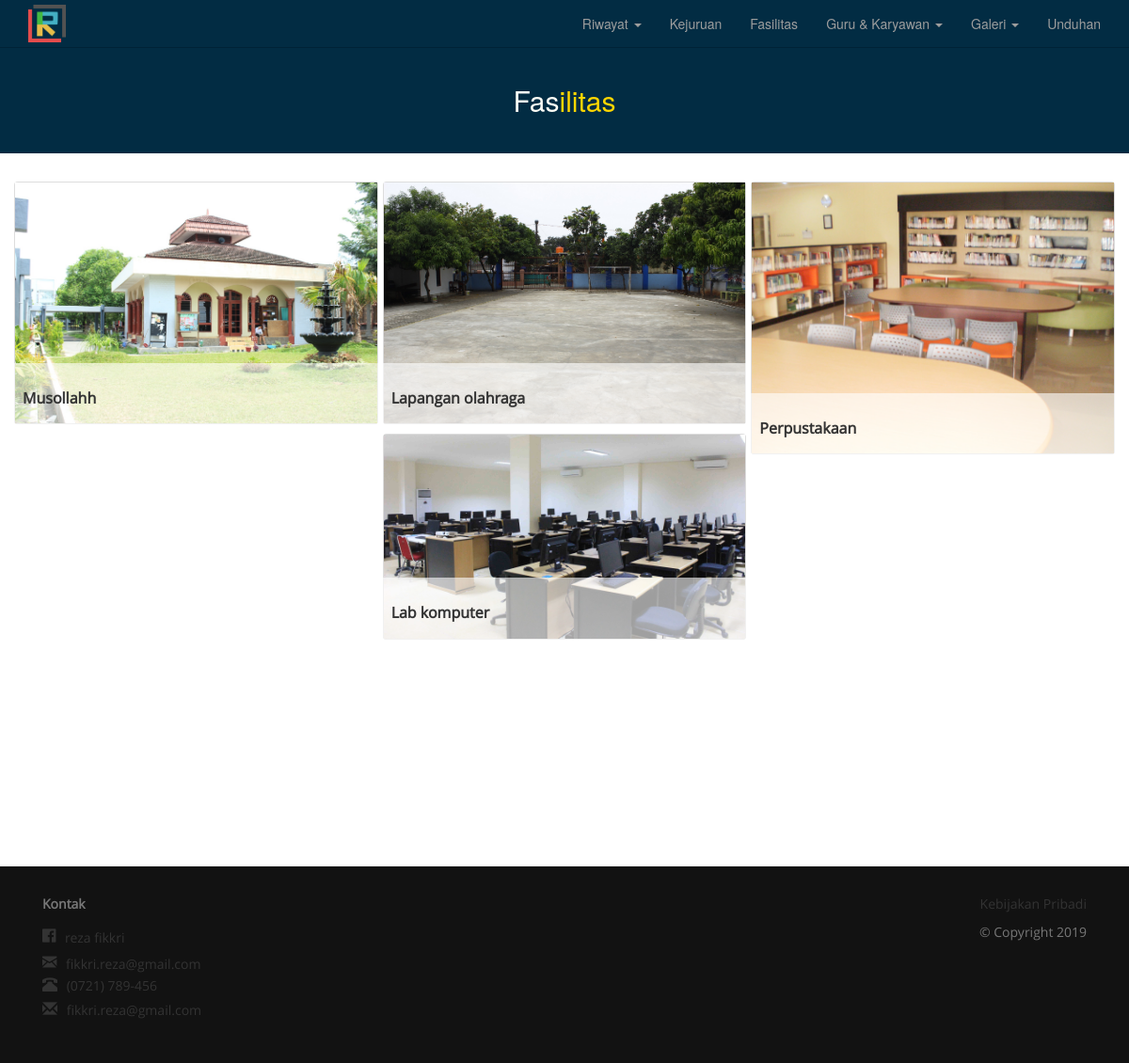
Before: /index.php/fasilitas with the older database file.
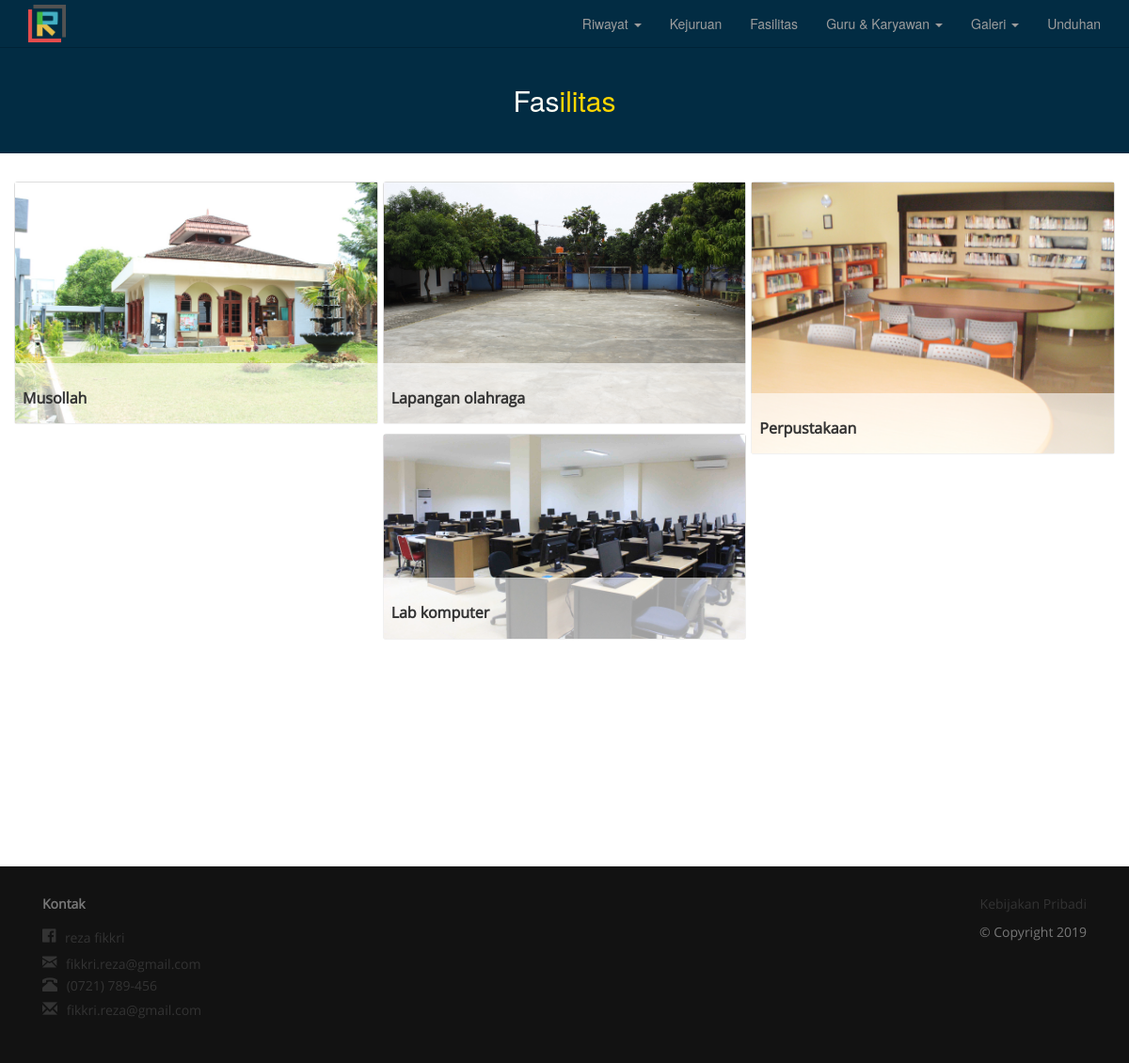
After: the same page with the newer database file.
### tables this page shows
CREATE TABLE `logo_sekolah` (
  `logo_sekolah_id` varchar(36) NOT NULL,
  `file_name` varchar(36) NOT NULL
);

CREATE TABLE `fasilitas` (
  `fasilitas_id` varchar(36) NOT NULL,
  `url_img` varchar(100) NOT NULL,
  `keterangan` varchar(50) NOT NULL
);

CREATE TABLE `kontak` (
  `kontak_id` varchar(36) NOT NULL,
  `no_telp` varchar(32) NOT NULL,
  `email` varchar(32) NOT NULL,
  `facebook` varchar(32) NOT NULL,
  `alamat` text NOT NULL
);

### application/libraries/Template.php (called while the page is built)
<?php if ( ! defined('BASEPATH')) exit('No direct script access allowed');
class Template {
		var $template_data = array();
		function set($name, $value)
		{
			$this->template_data[$name] = $value;
		}
		function load($template = '', $view = '' , $view_data = array(), $return = FALSE)
		{
			$ci = & get_instance();
			$this->set('contents', $ci->load->view($view, $view_data, TRUE));
			return $ci->load->view($template, $this->template_data, $return);
		}
}

### application/controllers/Fasilitas.php (called while the page is built, shortened)
<?php
class Fasilitas extends CI_Controller {
	function index() {
		$data['fasilitas'] = $this->fasilitas->getFasilitas();
		$this->template->load('template','fasilitas/fasilitas',$data);
	}
}

### index.php (called while the page is built, shortened)
<?php
require_once BASEPATH.'core/CodeIgniter.php';

### application/models/Model_fasilitas.php (called while the page is built, shortened)
<?php
class Model_fasilitas extends CI_Model {
	public function getFasilitas() {
		return $this->db->get('fasilitas')->result();
	}
}

### application/models/Model_settings.php (called while the page is built, shortened)
<?php
class Model_settings extends CI_Model {
	public function tampilLogoSekolah() {
	    return $this->db->get('logo_sekolah');
	}
}

### application/helpers/get_logo_sekolah_in_all_page_helper.php (called while the page is built, shortened)
<?php if ( ! defined('BASEPATH')) exit('No direct script access allowed');
function getLogo() {
	$ci = & get_instance();
	$logo = $ci->settings->tampilLogoSekolah()->row_array();
    if($logo && file_exists("assets/img/logo sekolah/".$logo['file_name'])) {
        return base_url('assets/img/logo sekolah/'.$logo['file_name']);
    } else {
        return 'School Website';
    }
}

### application/models/Model_kontak.php (called while the page is built, shortened)
<?php
class Model_kontak extends CI_Model {
	public function getKontak() {
		return $this->db->get('kontak');
	}
}

### application/helpers/tampil_kontak_for_footer_helper.php (called while the page is built, shortened)
<?php if ( ! defined('BASEPATH')) exit('No direct script access allowed');
function get_kontak_for_footer() {
	$ci = & get_instance();
	return $ci->kontak->getKontak()->row();
}

### application/views/fasilitas/fasilitas.php (the view)
<div class="fasilitas">
	<center><h2>Fas<span>ilitas</span></h2></center>
	<div class="container">
		<div class="row">
		<?php if($fasilitas) : foreach($fasilitas as $r) : ?>
			<div class="thumbnail">
				<?php if(!empty(trim($r->url_img))) : ?>
				<img class="lazy" data-src="<?= $r->url_img; ?>" alt="">
				<?php else: ?>
				<img src="<?= base_url('assets/img/noImage.png'); ?>" alt="">
				<?php endif; ?>
			    <div class="caption">
			        <h3><?= $r->keterangan; ?></h3>
			    </div>
			</div>
		<?php endforeach; endif; ?>
		</div>
	</div>
</div>

### application/views/template.php (shortened to what this page needs)
<!DOCTYPE html>
<html lang="en">
  <head>
    <link href="<?= base_url('assets/css/bootstrap.min.css'); ?>" rel="stylesheet">
    <link href="<?= base_url('assets/css/sisbw.css'); ?>" rel="stylesheet">
    <link rel="stylesheet" href="<?= base_url('assets/plugin/foundation-icons/foundation-icons.css'); ?>">
  </head>
  <body>
    <nav class="navbar navbar-inverse navbar-fixed-top">
      <div class="container">
        <div class="navbar-header">
          <?= anchor('home', '<img alt="School Website" width="40" class="lazy" data-src="'.getLogo().'" src="">', ['class'=>'navbar-brand']); ?>
        </div>
        <div id="navbar" class="navbar-collapse collapse">
          <ul class="nav navbar-nav navbar-right">
            <li class="dropdown">
              <a href="#" class="dropdown-toggle" data-toggle="dropdown" role="button" aria-haspopup="true" aria-expanded="false">Riwayat <span class="caret"></span></a>
            </li>
            <li><?= anchor('kejuruan','Kejuruan'); ?></li>
            <li><?= anchor('fasilitas','Fasilitas'); ?></li>
            <li class="dropdown">
              <a href="#" class="dropdown-toggle" data-toggle="dropdown" role="button" aria-haspopup="true" aria-expanded="false">Guru & Karyawan <span class="caret"></span></a>
            </li>
            <li class="dropdown">
              <a href="#" class="dropdown-toggle" data-toggle="dropdown" role="button" aria-haspopup="true" aria-expanded="false">Galeri <span class="caret"></span></a>
            </li>
            <li><?= anchor('downloadFile','Unduhan'); ?></li>
          </ul>
        </div>
      </div>
    </nav>
    <?= $contents; ?>
    <footer class="footer">
      <div class="container">
	        <div class="col-md-3 social">
              <p class="text-muted">Kontak</p>
              <ul>
                <li><span class="fi fi-social-facebook"></span> <?= get_kontak_for_footer()->facebook??''; ?></li>
                <li><span class="fi fi-mail"></span> <?= get_kontak_for_footer()->email??''; ?></li>
                <li><span class="glyphicon glyphicon-phone-alt"></span> <?= get_kontak_for_footer()->no_telp??''; ?></li>
                <li><span class="glyphicon glyphicon-envelope"></span> <?= get_kontak_for_footer()->email??''; ?></li>
              </ul>
	        </div>
	        <div class="col-md-2 col-md-offset-7">
	        	<p class="text-muted right"><?= anchor('home/privacyPolicy','Kebijakan Pribadi') ?></p>
            <p class="text-muted right">&copy; Copyright 2019</p>
	        </div>
        </div>
    </footer>
  </body>
</html>

### assets/css/sisbw.css (style rules this page uses)
html { position: relative; min-height: 100%; }
body { padding-top: 50px; }
ul li { list-style-type: none; }
a { color: #333; }
footer { position: absolute; bottom: 0; width: 100%; background-color: #121212; padding: 30px 0; font-family: open_sansregular; z-index: 2; }
footer .text-muted.right { text-align: right; }
footer .social p { font-weight: bold; }
footer .social ul { padding: 0; }
footer .social span { font-size: 20px; margin-right: 6px; }
footer .social span.glyphicon { font-size: 16px; margin-bottom: 10px; }
.galeriFoto center, .galeriVideo center, .fasilitas center, .kontak center, center.kejuruanC { background-color: #022c43; padding: 50px 0; padding-bottom: 30px; width: 100%; margin-top: -30px; margin-bottom: 30px; color: #fdfdf6; }
.galeriFoto center h2 span, .galeriVideo center h2 span, .fasilitas center h2 span, .kontak center h2 span, center.kejuruanC h2 span { color: gold; }
.navbar-inverse { background-color: #022c43; border-bottom-color: #002336; }
.navbar-inverse .navbar-brand { padding-top: 5px; }
.navbar-inverse .navbar-brand img { width: 40px; }
.fasilitas { margin-bottom: 450px; }
.fasilitas .row { -webkit-column-count: 3; -moz-column-count: 3; column-count: 3; -webkit-column-gap: 5px; -moz-column-gap: 5px; column-gap: 5px; }
.fasilitas .thumbnail { padding: 0; margin: 0; height: auto; min-height: 50px; margin-bottom: 10px; border: none; position: relative; overflow: hidden; }
.fasilitas .thumbnail img { border: 1px solid #DDDDDD; }
.fasilitas .thumbnail .caption { position: absolute; bottom: 0; font-family: open_sansregular; background: rgba(255,255,255,.6); width: 100%; }
.fasilitas .thumbnail .caption h3 { font-weight: bold; color: #333; font-size: 16px; text-shadow: 0px 0px 1px rgba(0,0,0,.1); }

Changed rows visible on the page:
changed fasilitas: keterangan "Musollahh" → "Musollah"
